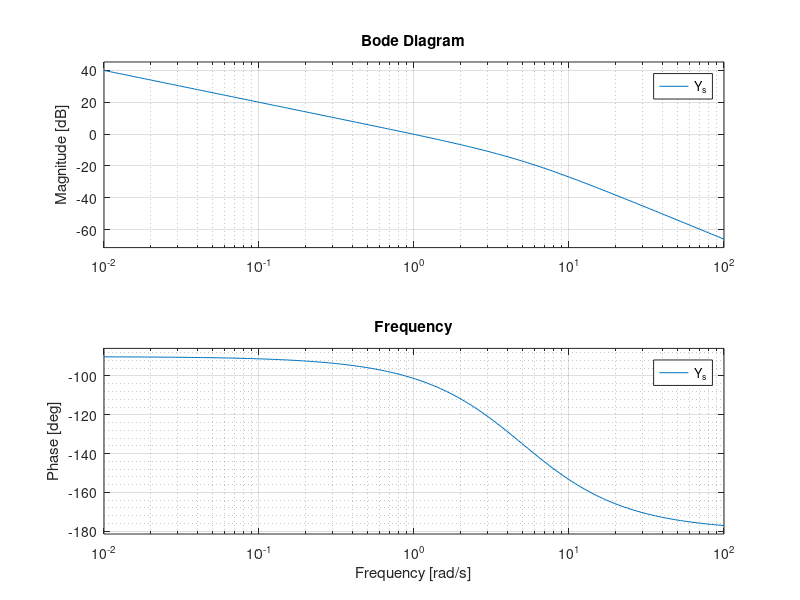

Write the MATLAB code that produced this figure.
% Regelungstechnik
% Aufgabe 1
home
clear
close all

%= PLOT SETTINGS ==
T = 1/5; % tau from the task, time constant
%= END

% Polynom as a Vector
num = [ 0 0 1]
dem = [T 1 0] % Ts^2 + s in Nenner

Y_s = tf(num, dem)
step(Y_s);
xlabel('Time'), ylabel('Amplitude'), title('Signal'), grid on

% Generate logarithmically spaced vector
% y = logspace(a,b,n) generates n points 
% between decades 10^a and 10^b.
w = logspace(-2, 2, 200);

bode(Y_s, w)
grid minor
title ('Frequency')
